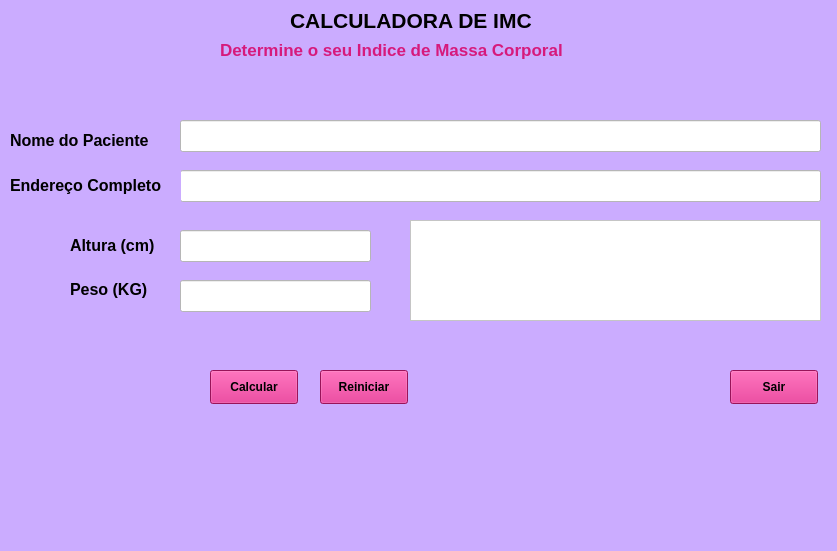
<?xml version="1.0" encoding="UTF-8"?>
<ui version="4.0">
 <class>MainWindow</class>
 <widget class="QMainWindow" name="MainWindow">
  <property name="geometry">
   <rect>
    <x>0</x>
    <y>0</y>
    <width>837</width>
    <height>551</height>
   </rect>
  </property>
  <property name="windowTitle">
   <string>MainWindow</string>
  </property>
  <property name="styleSheet">
   <string notr="true">background-color: rgb(203, 172, 255);
color: rgb(0, 0, 0);</string>
  </property>
  <widget class="QWidget" name="centralwidget">
   <widget class="QLineEdit" name="lineEdit">
    <property name="geometry">
     <rect>
      <x>180</x>
      <y>120</y>
      <width>641</width>
      <height>32</height>
     </rect>
    </property>
    <property name="styleSheet">
     <string notr="true">background-color: rgb(255, 255, 255);</string>
    </property>
   </widget>
   <widget class="QLineEdit" name="lineEdit_2">
    <property name="geometry">
     <rect>
      <x>180</x>
      <y>170</y>
      <width>641</width>
      <height>32</height>
     </rect>
    </property>
    <property name="styleSheet">
     <string notr="true">background-color: rgb(255, 255, 255);</string>
    </property>
   </widget>
   <widget class="QLineEdit" name="lineEdit_3">
    <property name="geometry">
     <rect>
      <x>180</x>
      <y>230</y>
      <width>191</width>
      <height>32</height>
     </rect>
    </property>
    <property name="styleSheet">
     <string notr="true">background-color: rgb(255, 255, 255);</string>
    </property>
   </widget>
   <widget class="QLineEdit" name="lineEdit_4">
    <property name="geometry">
     <rect>
      <x>180</x>
      <y>280</y>
      <width>191</width>
      <height>32</height>
     </rect>
    </property>
    <property name="styleSheet">
     <string notr="true">background-color: rgb(255, 255, 255);</string>
    </property>
   </widget>
   <widget class="QTextEdit" name="textEdit">
    <property name="geometry">
     <rect>
      <x>410</x>
      <y>220</y>
      <width>411</width>
      <height>101</height>
     </rect>
    </property>
    <property name="styleSheet">
     <string notr="true">background-color: rgb(255, 255, 255);</string>
    </property>
   </widget>
   <widget class="QLabel" name="label">
    <property name="geometry">
     <rect>
      <x>10</x>
      <y>130</y>
      <width>161</width>
      <height>20</height>
     </rect>
    </property>
    <property name="font">
     <font>
      <pointsize>12</pointsize>
      <weight>75</weight>
      <bold>true</bold>
     </font>
    </property>
    <property name="styleSheet">
     <string notr="true">color: rgb(0, 0, 0);
</string>
    </property>
    <property name="text">
     <string>Nome do Paciente</string>
    </property>
   </widget>
   <widget class="QLabel" name="label_2">
    <property name="geometry">
     <rect>
      <x>10</x>
      <y>170</y>
      <width>171</width>
      <height>31</height>
     </rect>
    </property>
    <property name="font">
     <font>
      <pointsize>12</pointsize>
      <weight>75</weight>
      <bold>true</bold>
     </font>
    </property>
    <property name="styleSheet">
     <string notr="true">color: rgb(0, 0, 0);</string>
    </property>
    <property name="text">
     <string>Endereço Completo</string>
    </property>
   </widget>
   <widget class="QLabel" name="label_3">
    <property name="geometry">
     <rect>
      <x>70</x>
      <y>230</y>
      <width>101</width>
      <height>31</height>
     </rect>
    </property>
    <property name="font">
     <font>
      <pointsize>12</pointsize>
      <weight>75</weight>
      <bold>true</bold>
     </font>
    </property>
    <property name="styleSheet">
     <string notr="true">color: rgb(0, 0, 0);</string>
    </property>
    <property name="text">
     <string>Altura (cm)</string>
    </property>
   </widget>
   <widget class="QLabel" name="label_4">
    <property name="geometry">
     <rect>
      <x>70</x>
      <y>280</y>
      <width>91</width>
      <height>18</height>
     </rect>
    </property>
    <property name="font">
     <font>
      <pointsize>12</pointsize>
      <weight>75</weight>
      <bold>true</bold>
     </font>
    </property>
    <property name="styleSheet">
     <string notr="true">color: rgb(0, 0, 0);</string>
    </property>
    <property name="text">
     <string>Peso (KG)</string>
    </property>
   </widget>
   <widget class="QLabel" name="label_5">
    <property name="geometry">
     <rect>
      <x>290</x>
      <y>10</y>
      <width>271</width>
      <height>20</height>
     </rect>
    </property>
    <property name="font">
     <font>
      <pointsize>16</pointsize>
      <weight>75</weight>
      <bold>true</bold>
     </font>
    </property>
    <property name="styleSheet">
     <string notr="true">color: rgb(0, 0, 0);
</string>
    </property>
    <property name="text">
     <string>CALCULADORA DE IMC</string>
    </property>
   </widget>
   <widget class="QLabel" name="label_6">
    <property name="geometry">
     <rect>
      <x>220</x>
      <y>40</y>
      <width>401</width>
      <height>20</height>
     </rect>
    </property>
    <property name="font">
     <font>
      <pointsize>13</pointsize>
      <weight>75</weight>
      <bold>true</bold>
     </font>
    </property>
    <property name="styleSheet">
     <string notr="true">color: rgb(214, 26, 124);</string>
    </property>
    <property name="text">
     <string>Determine o seu Indice de Massa Corporal</string>
    </property>
   </widget>
   <widget class="QPushButton" name="pushButton">
    <property name="geometry">
     <rect>
      <x>730</x>
      <y>370</y>
      <width>88</width>
      <height>34</height>
     </rect>
    </property>
    <property name="font">
     <font>
      <weight>75</weight>
      <bold>true</bold>
     </font>
    </property>
    <property name="styleSheet">
     <string notr="true">color: rgb(0, 0, 0);
background-color: rgb(214, 26, 124);</string>
    </property>
    <property name="text">
     <string>Sair</string>
    </property>
   </widget>
   <widget class="QPushButton" name="pushButton_2">
    <property name="geometry">
     <rect>
      <x>210</x>
      <y>370</y>
      <width>88</width>
      <height>34</height>
     </rect>
    </property>
    <property name="font">
     <font>
      <weight>75</weight>
      <bold>true</bold>
     </font>
    </property>
    <property name="styleSheet">
     <string notr="true">background-color: rgb(214, 26, 124);
color: rgb(0, 0, 0);</string>
    </property>
    <property name="text">
     <string>Calcular</string>
    </property>
   </widget>
   <widget class="QPushButton" name="pushButton_3">
    <property name="geometry">
     <rect>
      <x>320</x>
      <y>370</y>
      <width>88</width>
      <height>34</height>
     </rect>
    </property>
    <property name="font">
     <font>
      <weight>75</weight>
      <bold>true</bold>
     </font>
    </property>
    <property name="styleSheet">
     <string notr="true">background-color: rgb(214, 26, 124);
color: rgb(0, 0, 0);</string>
    </property>
    <property name="text">
     <string>Reiniciar</string>
    </property>
   </widget>
  </widget>
  <widget class="QMenuBar" name="menubar">
   <property name="geometry">
    <rect>
     <x>0</x>
     <y>0</y>
     <width>837</width>
     <height>30</height>
    </rect>
   </property>
  </widget>
  <widget class="QStatusBar" name="statusbar"/>
 </widget>
 <resources/>
 <connections>
  <connection>
   <sender>pushButton</sender>
   <signal>clicked()</signal>
   <receiver>MainWindow</receiver>
   <slot>close()</slot>
   <hints>
    <hint type="sourcelabel">
     <x>797</x>
     <y>431</y>
    </hint>
    <hint type="destinationlabel">
     <x>807</x>
     <y>463</y>
    </hint>
   </hints>
  </connection>
  <connection>
   <sender>pushButton_3</sender>
   <signal>clicked()</signal>
   <receiver>lineEdit</receiver>
   <slot>clear()</slot>
   <hints>
    <hint type="sourcelabel">
     <x>368</x>
     <y>407</y>
    </hint>
    <hint type="destinationlabel">
     <x>363</x>
     <y>174</y>
    </hint>
   </hints>
  </connection>
  <connection>
   <sender>pushButton_3</sender>
   <signal>clicked()</signal>
   <receiver>lineEdit_2</receiver>
   <slot>clear()</slot>
   <hints>
    <hint type="sourcelabel">
     <x>392</x>
     <y>421</y>
    </hint>
    <hint type="destinationlabel">
     <x>393</x>
     <y>224</y>
    </hint>
   </hints>
  </connection>
  <connection>
   <sender>pushButton_3</sender>
   <signal>clicked()</signal>
   <receiver>lineEdit_3</receiver>
   <slot>clear()</slot>
   <hints>
    <hint type="sourcelabel">
     <x>334</x>
     <y>418</y>
    </hint>
    <hint type="destinationlabel">
     <x>326</x>
     <y>290</y>
    </hint>
   </hints>
  </connection>
  <connection>
   <sender>pushButton_3</sender>
   <signal>clicked()</signal>
   <receiver>lineEdit_4</receiver>
   <slot>clear()</slot>
   <hints>
    <hint type="sourcelabel">
     <x>347</x>
     <y>420</y>
    </hint>
    <hint type="destinationlabel">
     <x>341</x>
     <y>327</y>
    </hint>
   </hints>
  </connection>
  <connection>
   <sender>pushButton_3</sender>
   <signal>clicked()</signal>
   <receiver>textEdit</receiver>
   <slot>clear()</slot>
   <hints>
    <hint type="sourcelabel">
     <x>403</x>
     <y>413</y>
    </hint>
    <hint type="destinationlabel">
     <x>444</x>
     <y>328</y>
    </hint>
   </hints>
  </connection>
 </connections>
</ui>
